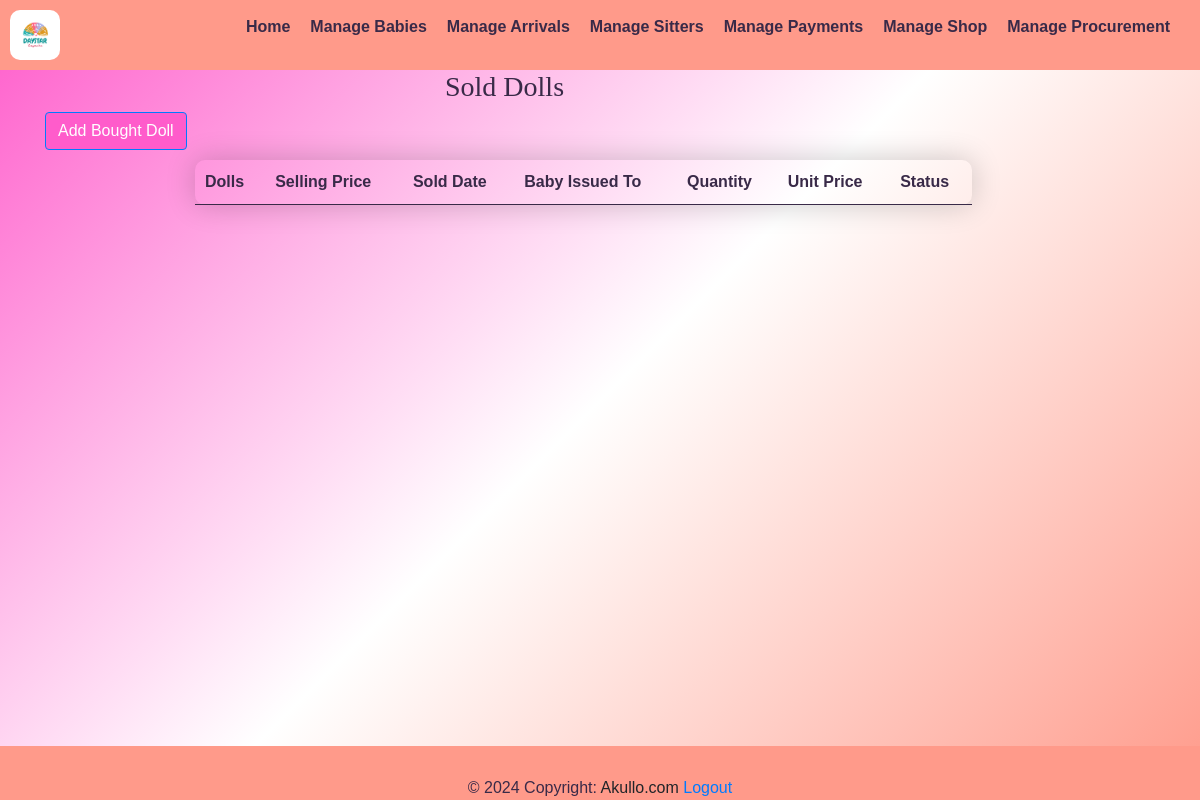
/selldoll_list/ (signed in), run on an earlier commit of the app's database.
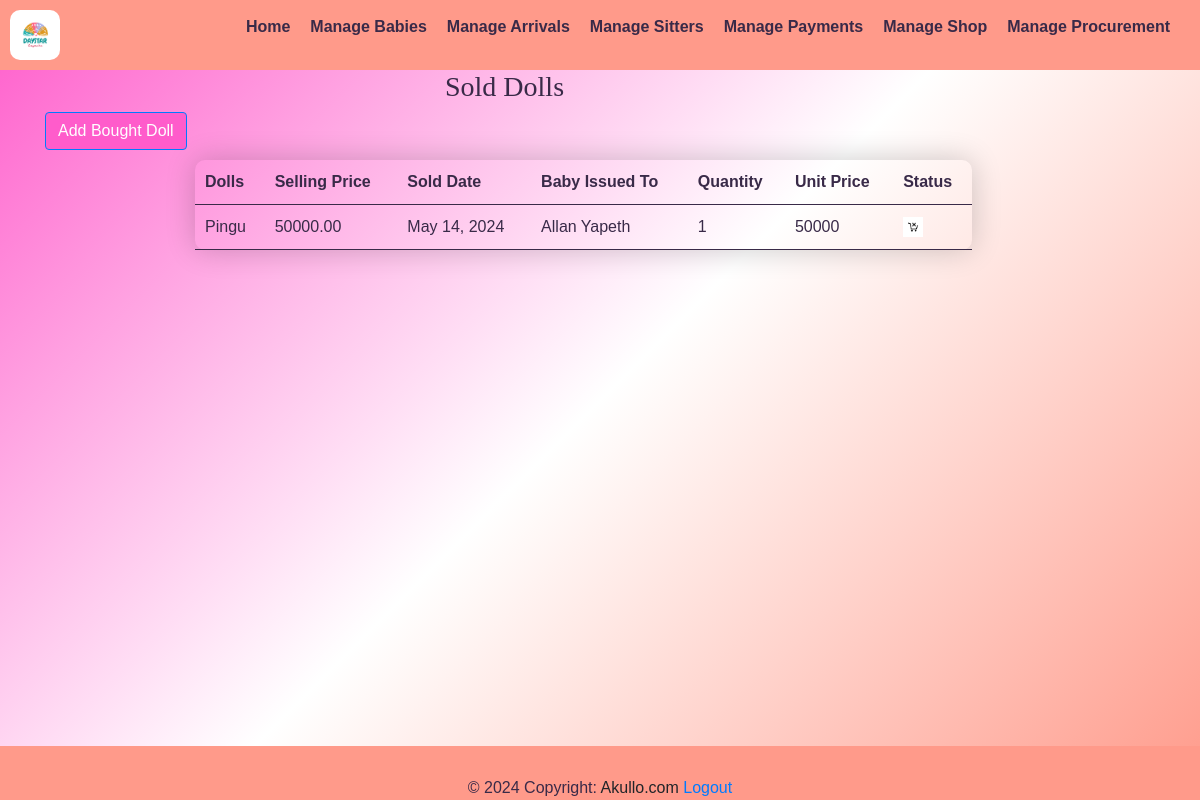
And on a later commit of the database.
### yariapp/models.py (models this page shows, shortened)
class Sellingform(models.Model):
    doll = models.ForeignKey(Shopform, on_delete=models.CASCADE)
    selling_price = models.DecimalField(max_digits=10, decimal_places=2)
    sold_date = models.DateField(auto_now_add=True)
    issued_to = models.ForeignKey(Babyform, on_delete=models.CASCADE, null=True, blank=True)
    quantity = models.IntegerField(default=0, null=True,)
    unit_price = models.IntegerField(default=0, null=True,)
    sold_quantity = models.IntegerField(default=0, null=True,)

class Shopform(models.Model):
    doll_name = models.CharField(max_length=50,null=True)
    quality = models.CharField(max_length=50,null=True)
    brand = models.CharField(max_length=50,null=True)
    buying_price = models.CharField(max_length=50,null=True)
    selling_price = models.CharField(max_length=50,null=True)
    total_price = models.CharField(max_length=50,null=True)
    order_date = models.DateField(auto_now_add=True)
    def __str__(self):
        return self.doll_name

class Babyform(models.Model):
    c_stay = models.ForeignKey(CategoryStay,on_delete=models.CASCADE, null=True)
    b_name = models.CharField(max_length=100,null=True)
    gender = models.CharField(max_length=100,null=True)
    age = models.IntegerField(default=0)
    location = models.CharField(max_length=50,null=True)
    sponsorname = models.CharField(max_length=100,null=True)
    timeInDay = models.DateTimeField(default=timezone.now)
    def __str__(self):
        return self.b_name

### yariapp/views.py (the view)
# urls.py: path('selldoll_list/', views.dollsell_list, name='selldoll_list'),
@login_required
def dollsell_list(request):
    selldoll = Sellingform.objects.all()
    return render(request, 'selldoll_list.html', {'selldoll': selldoll})

### yariapp/templates/selldoll_list.html (shortened to what this page needs)
{% extends 'base.html' %}
{% load static %}
{% block content %}
<div class="navbar">
    <img src="{% static 'images/logo.png' %}" alt="Logo" style="width: 50px; height: auto;border-radius: 10px;">
  <ul class="nav-links">
      <li><a href="{% url 'home' %}"><strong>Home</strong></a></li>
      <li><a href="{% url 'baby_list' %}"><strong>Manage Babies</strong></a></li>
      <li class="dropdown">
        <a href="#" class="dropbtn"><strong>Manage Arrivals</strong></a>
      <li><a href="{% url 'sitters_list' %}"><strong>Manage Sitters</strong></a></li>
      <li class="dropdown">
            <a href="#"><strong>Manage Payments</strong></a>
      <li><a href="{% url 'shop_list' %}"><strong>Manage Shop</strong></a></li>
      <li><a href="{% url 'pro_list' %}"><strong>Manage Procurement</strong></a></li>
  </ul>
  </div>
    <div class="container">
            <table class="styled-table">
                <h3 style="font-family: 'Times New Roman', Times, serif;padding-left: 400px;">Sold Dolls</h3>
                <div class="add-sitter-button">
                  <a href="{% url 'sell_doll' %}" class="btn btn-primary" style="background-color: #FF5CCB;">Add Bought Doll</a>
              </div>
                <thead>
                  <tr> <th scope="col">Dolls</th>
                    <th scope="col">Selling Price</th>
                    <th scope="col">Sold Date</th>
                    <th scope="col">Baby Issued To</th>
                    <th scope="col">Quantity</th>
                    <th scope="col">Unit Price</th>
                    <th scope="col">Status</th>
                  {% for sell in selldoll %}
                    <tr>
                      <td>{{ sell.doll }}</td>
                      <td>{{ sell.selling_price }}</td>
                      <td>{{ sell.sold_date}}</td>
                      <td>{{ sell.issued_to}}</td>
                      <td>{{ sell.quantity}}</td>
                      <td>{{ sell.unit_price}}</td>
                       <td>
                        {% if doll.is_sold %}
                    {% else %}
                    <img src="{% static 'images/sold.png' %}" alt="Sold Icon" style="width: 20px; height: auto;">
                    {% endif %}
                    </td>
                    </tr>
                    {% endfor %}
            </table>
    </div>
 {% endblock %}

What changed in the data, as far as the page shows it:
added Sellingform: doll "Pingu", selling_price "50000.00", sold_date "May 14, 2024", issued_to "Allan Yapeth", quantity "1", unit_price "50000"
